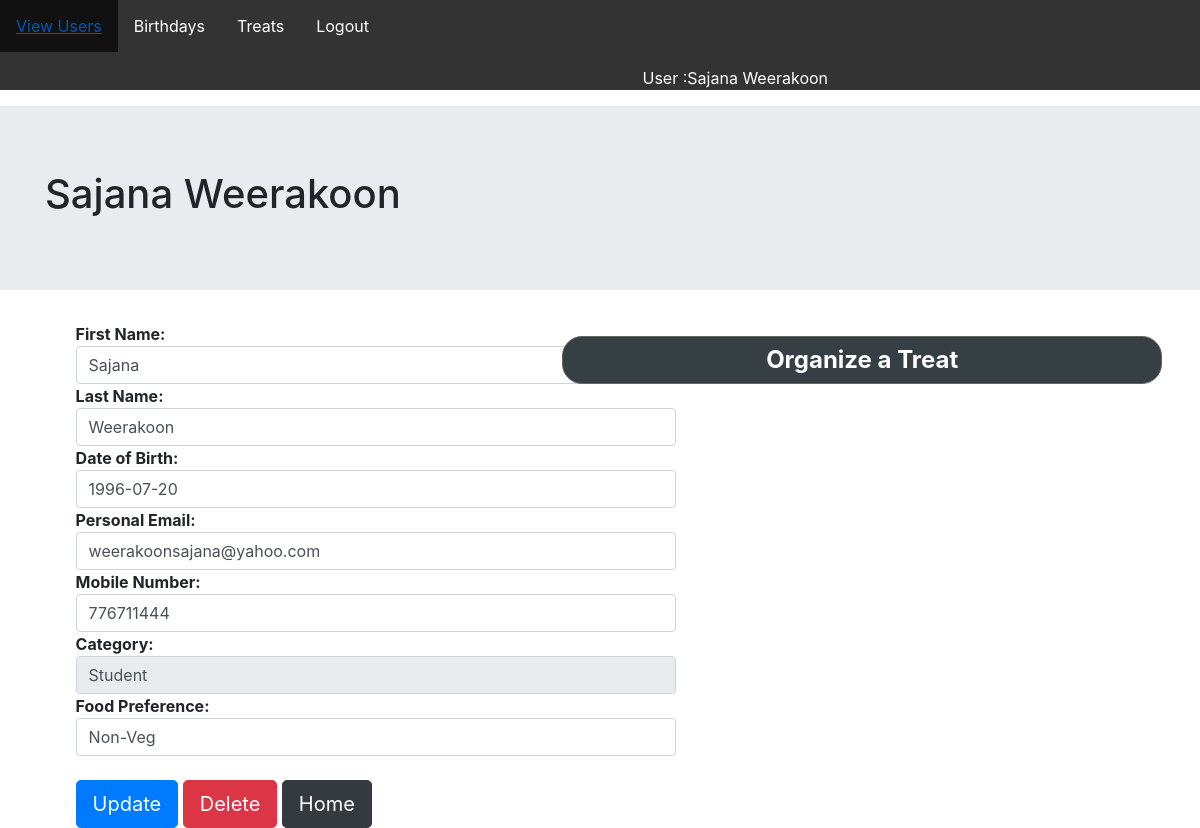
/userprofile.php?userid=2 (signed in), run on the app's committed database.
### tables this page shows
CREATE TABLE IF NOT EXISTS `userdetails` (
  `user_id` int(50) NOT NULL AUTO_INCREMENT,
  `fname` varchar(50) NOT NULL,
  `lname` varchar(50) NOT NULL,
  `pname` varchar(50) NOT NULL,
  `DOB` date NOT NULL,
  `oemail` varchar(50) DEFAULT NULL,
  `pemail` varchar(50) NOT NULL,
  `mobile` int(10) NOT NULL,
  `facebook` varchar(50) DEFAULT NULL,
  `designation` varchar(50) DEFAULT NULL,
  `category` varchar(50) NOT NULL,
  `NIC` varchar(50) NOT NULL,
  `indexNO` varchar(50) DEFAULT NULL,
  `food` varchar(50) NOT NULL,
  `note` varchar(250) DEFAULT NULL,
  PRIMARY KEY (`user_id`)
);

### userprofile.php (the view, shortened to what this page needs)
<?php
require_once("navbar.php");
    $userId = $_GET['userid'];
    $con = mysqli_connect('localhost', 'root', '', 'birthday');
      $query = "SELECT * FROM userdetails WHERE user_id='$userId'";
      $result = mysqli_query($con, $query);
      $row = mysqli_fetch_assoc($result);
      $fname = $row['fname'];
      $lname = $row['lname'];
      $dob = $row['DOB'];
      $pEmail = $row['pemail'];
      $mobile = $row['mobile'];
      $category = $row['category'];
      $food = $row['food'];
      $fullName = $fname." ".$lname;
?>
<!DOCTYPE html>
<html lang="en">
<head>
    <link rel="stylesheet" href="https://stackpath.bootstrapcdn.com/bootstrap/4.3.1/css/bootstrap.min.css"
>
    <link rel="stylesheet" href="./css/style.css">
</head>
<body>
<?php
  require_once("navbar.php");
  ?>
    <div class="jumbotron jumbotron-fluid">
        <div class="container">
            <h1><?php echo $fullName?></h1>
        </div>
    </div>
    <div style="width: 600px; margin-left: 2cm">
        <form method="post" action="#">
            <strong>First Name: </strong><input type="text" name="fName" class="form-control form-control"
                value="<?php echo $fname ?>">
            <strong>Last Name: </strong><input type="text" name="lName" class="form-control form-control"
                value="<?php echo $lname ?>">
            <strong>Date of Birth: </strong><input type="text" name="dob" class="form-control form-control"
                value="<?php echo $dob ?>">
            <strong>Personal Email: </strong><input type="text" name="pEmail" class="form-control form-control"
                value="<?php echo $pEmail ?>">
            <strong>Mobile Number: </strong><input type="text" name="mobile" class="form-control form-control"
                value="<?php echo $mobile ?>">
            <strong>Category: </strong><input type="text" name="category" class="form-control form-control" readonly
                value="<?php echo $category ?>">
            <strong>Food Preference: </strong><input type="text" name="food" class="form-control form-control"
                value="<?php echo $food ?>"><br>
            <button type="submit" class="btn btn-primary btn-lg" name="update">Update</button>
            <button type="submit" class="btn btn-danger btn-lg" name="delete">Delete</button>
            <a href="viewbirthdays.php" class="btn btn-dark btn-lg" role="button">Home</a>
        </form>
    </div>
    <div id="flip" style="width: 600px; float: right; margin-top: -13cm"><span id="treat">Organize a
            Treat</span></div>
</body>
</html>

### css/style.css (style rules this page uses)
#panel, #flip { padding: 5px; text-align: center; background-color: #364044; border: solid 1px #64665f; border-radius: 20px; margin-right: 1cm; }
#treat { color: rgb(255, 255, 255); font-weight: bolder; font-size: 24px; }

### data on the page
userdetails: fullName "Sajana Weerakoon", fName "Sajana", lName "Weerakoon", dob "1996-07-20", pEmail "weerakoonsajana@yahoo.com", mobile "776711444", category "Student", food "Non-Veg"

### other printed values
$user "Sajana Weerakoon"
